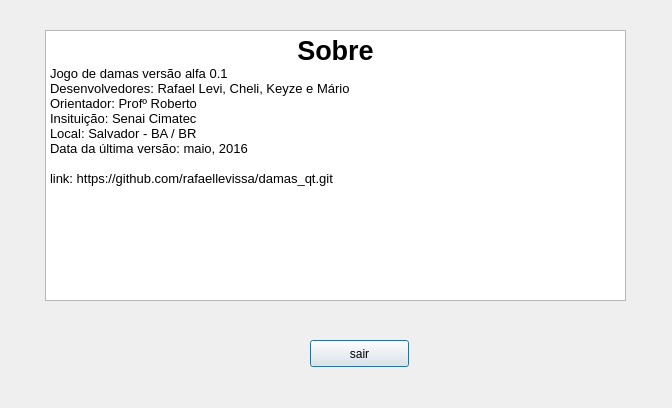
<?xml version="1.0" encoding="UTF-8"?>
<ui version="4.0">
 <class>sobreWindow</class>
 <widget class="QDialog" name="sobreWindow">
  <property name="geometry">
   <rect>
    <x>0</x>
    <y>0</y>
    <width>672</width>
    <height>408</height>
   </rect>
  </property>
  <property name="windowTitle">
   <string>Dialog</string>
  </property>
  <widget class="QPushButton" name="pushButton">
   <property name="geometry">
    <rect>
     <x>310</x>
     <y>340</y>
     <width>99</width>
     <height>27</height>
    </rect>
   </property>
   <property name="text">
    <string>sair</string>
   </property>
  </widget>
  <widget class="QTextBrowser" name="textBrowser">
   <property name="geometry">
    <rect>
     <x>45</x>
     <y>30</y>
     <width>581</width>
     <height>271</height>
    </rect>
   </property>
   <property name="html">
    <string>&lt;!DOCTYPE HTML PUBLIC &quot;-//W3C//DTD HTML 4.0//EN&quot; &quot;http://www.w3.org/TR/REC-html40/strict.dtd&quot;&gt;
&lt;html&gt;&lt;head&gt;&lt;meta name=&quot;qrichtext&quot; content=&quot;1&quot; /&gt;&lt;style type=&quot;text/css&quot;&gt;
p, li { white-space: pre-wrap; }
&lt;/style&gt;&lt;/head&gt;&lt;body style=&quot; font-family:'Ubuntu'; font-size:11pt; font-weight:400; font-style:normal;&quot;&gt;
&lt;p align=&quot;center&quot; style=&quot; margin-top:0px; margin-bottom:0px; margin-left:0px; margin-right:0px; -qt-block-indent:0; text-indent:0px;&quot;&gt;&lt;span style=&quot; font-size:20pt; font-weight:600;&quot;&gt;Sobre&lt;/span&gt;&lt;/p&gt;
&lt;p style=&quot; margin-top:0px; margin-bottom:0px; margin-left:0px; margin-right:0px; -qt-block-indent:0; text-indent:0px;&quot;&gt;&lt;span style=&quot; font-size:10pt;&quot;&gt;Jogo de damas versão alfa 0.1&lt;/span&gt;&lt;/p&gt;
&lt;p style=&quot; margin-top:0px; margin-bottom:0px; margin-left:0px; margin-right:0px; -qt-block-indent:0; text-indent:0px;&quot;&gt;&lt;span style=&quot; font-size:10pt;&quot;&gt;Desenvolvedores: Rafael Levi, Cheli, Keyze e Mário&lt;/span&gt;&lt;/p&gt;
&lt;p style=&quot; margin-top:0px; margin-bottom:0px; margin-left:0px; margin-right:0px; -qt-block-indent:0; text-indent:0px;&quot;&gt;&lt;span style=&quot; font-size:10pt;&quot;&gt;Orientador: Profº Roberto&lt;/span&gt;&lt;/p&gt;
&lt;p style=&quot; margin-top:0px; margin-bottom:0px; margin-left:0px; margin-right:0px; -qt-block-indent:0; text-indent:0px;&quot;&gt;&lt;span style=&quot; font-size:10pt;&quot;&gt;Insituição: Senai Cimatec&lt;/span&gt;&lt;/p&gt;
&lt;p style=&quot; margin-top:0px; margin-bottom:0px; margin-left:0px; margin-right:0px; -qt-block-indent:0; text-indent:0px;&quot;&gt;&lt;span style=&quot; font-size:10pt;&quot;&gt;Local: Salvador - BA / BR&lt;/span&gt;&lt;/p&gt;
&lt;p style=&quot; margin-top:0px; margin-bottom:0px; margin-left:0px; margin-right:0px; -qt-block-indent:0; text-indent:0px;&quot;&gt;&lt;span style=&quot; font-size:10pt;&quot;&gt;Data da última versão: maio, 2016&lt;/span&gt;&lt;/p&gt;
&lt;p style=&quot;-qt-paragraph-type:empty; margin-top:0px; margin-bottom:0px; margin-left:0px; margin-right:0px; -qt-block-indent:0; text-indent:0px; font-size:10pt;&quot;&gt;&lt;br /&gt;&lt;/p&gt;
&lt;p style=&quot; margin-top:0px; margin-bottom:0px; margin-left:0px; margin-right:0px; -qt-block-indent:0; text-indent:0px;&quot;&gt;&lt;span style=&quot; font-size:10pt;&quot;&gt;link: https://github.com/rafaellevissa/damas_qt.git&lt;/span&gt;&lt;/p&gt;
&lt;p style=&quot;-qt-paragraph-type:empty; margin-top:0px; margin-bottom:0px; margin-left:0px; margin-right:0px; -qt-block-indent:0; text-indent:0px; font-size:10pt;&quot;&gt;&lt;br /&gt;&lt;/p&gt;
&lt;p style=&quot;-qt-paragraph-type:empty; margin-top:0px; margin-bottom:0px; margin-left:0px; margin-right:0px; -qt-block-indent:0; text-indent:0px; font-size:10pt;&quot;&gt;&lt;br /&gt;&lt;/p&gt;
&lt;p style=&quot;-qt-paragraph-type:empty; margin-top:0px; margin-bottom:0px; margin-left:0px; margin-right:0px; -qt-block-indent:0; text-indent:0px; font-size:10pt;&quot;&gt;&lt;br /&gt;&lt;/p&gt;
&lt;p style=&quot;-qt-paragraph-type:empty; margin-top:0px; margin-bottom:0px; margin-left:0px; margin-right:0px; -qt-block-indent:0; text-indent:0px; font-size:10pt;&quot;&gt;&lt;br /&gt;&lt;/p&gt;
&lt;p style=&quot;-qt-paragraph-type:empty; margin-top:0px; margin-bottom:0px; margin-left:0px; margin-right:0px; -qt-block-indent:0; text-indent:0px; font-size:10pt;&quot;&gt;&lt;br /&gt;&lt;/p&gt;&lt;/body&gt;&lt;/html&gt;</string>
   </property>
  </widget>
 </widget>
 <resources/>
 <connections>
  <connection>
   <sender>pushButton</sender>
   <signal>clicked()</signal>
   <receiver>sobreWindow</receiver>
   <slot>close()</slot>
   <hints>
    <hint type="sourcelabel">
     <x>355</x>
     <y>354</y>
    </hint>
    <hint type="destinationlabel">
     <x>397</x>
     <y>383</y>
    </hint>
   </hints>
  </connection>
 </connections>
</ui>
